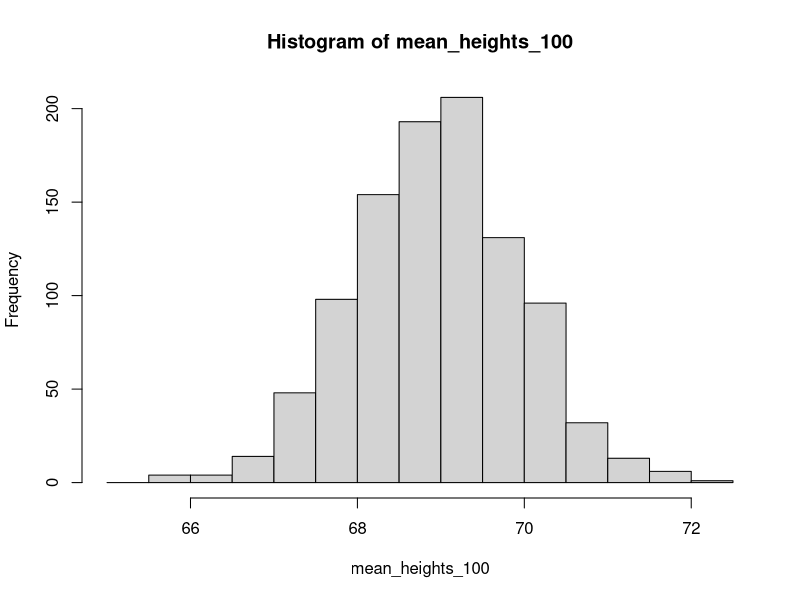
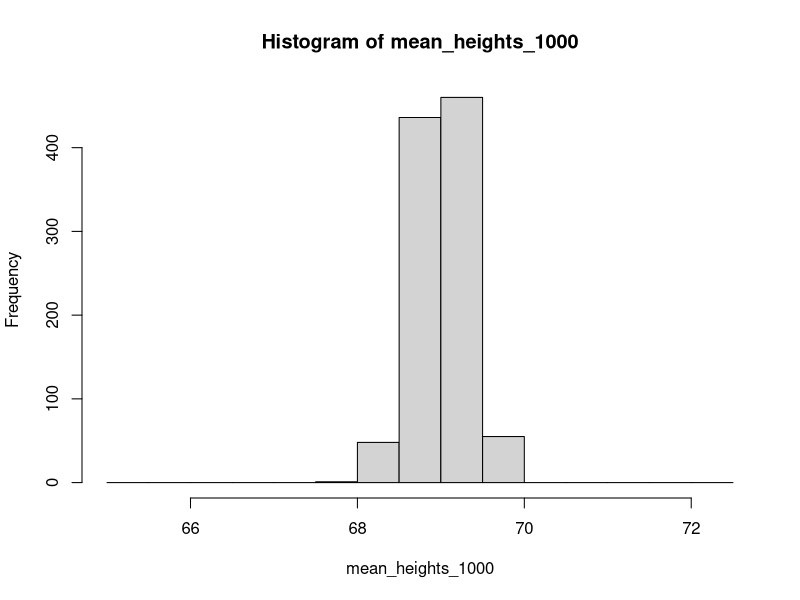
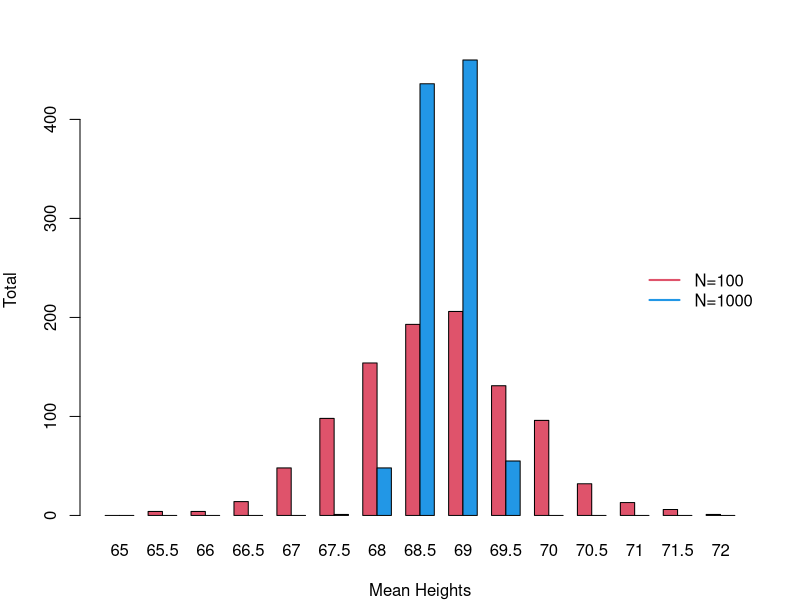

The R script that drew these images, in order:
mean_heights_100<-0
mean_heights_1000<-0
get_heights<-function(num){
  heights<-rnorm(num,mean=69,sd=10)
  return(mean(heights))
}
for(i in 1:1000){
  mean_heights_100[i]<-get_heights(100)
  mean_heights_1000[i]<-get_heights(1000)
}
bins<-seq(65,72.5,by=0.5)
counts100<-hist(mean_heights_100,breaks=bins)$counts
counts1000<-hist(mean_heights_1000,breaks=bins)$counts

pdf(file="kellys_barplot_heights.pdf",width=6,height=6)
par(mfrow=c(1,1),mar=c(4,4,3,2))

barplot(rbind(counts100,counts1000),col=c(2,4),beside=T,names.arg=seq(65,72,by=0.5),xlab="Mean Heights",ylab="Total")
legend("right",c("N=100","N=1000"),col=c(2,4),lwd=2,bty="n")
dev.off()
